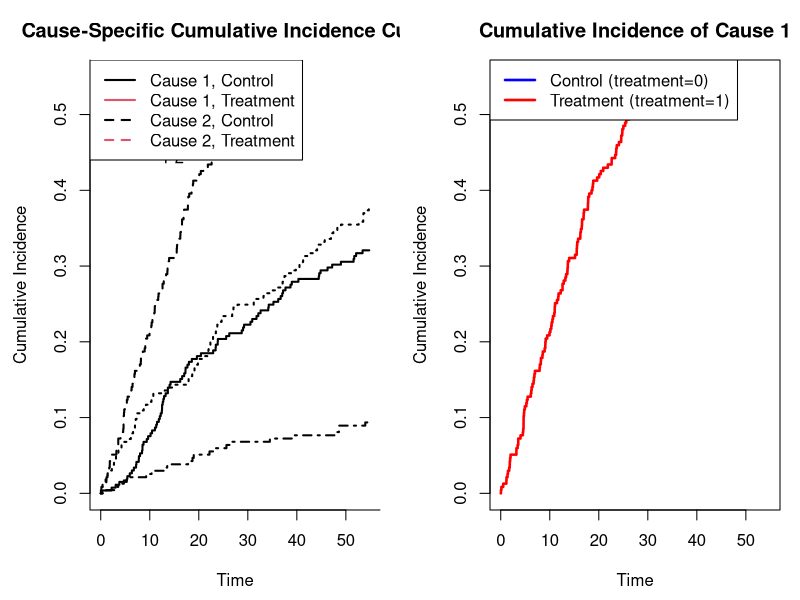

The R source for this figure:
library(survival)
library(cmprsk)

set.seed(42)
n <- 500

# Same simulation as before
treatment <- rbinom(n, 1, 0.5)
age <- rnorm(n, mean = 65, sd = 10)

lambda1 <- 0.010 * exp(0.9 * treatment + 0.015 * (age - 65))
T1 <- rexp(n, rate = lambda1)

lambda2 <- 0.012 * exp(-0.8 * treatment + 0.010 * (age - 65))
T2 <- rexp(n, rate = lambda2)

time <- pmin(T1, T2)
cause <- ifelse(T1 < T2, 1, 2)

tau <- quantile(time, 0.75)
event <- ifelse(time <= tau, cause, 0)
time <- pmin(time, tau)

data <- data.frame(time = time, event = event, treatment = treatment, age = age)

# Estimate cumulative incidence curves for the whole sample, stratified by treatment
cif <- cuminc(data$time, data$event, data$treatment, cencode = 0)

# Create plot
png("competing_risks_comparison.png", width = 1000, height = 400)
par(mfrow = c(1, 2), mar = c(4.5, 4.5, 3, 1))

# Plot 1: Cumulative incidence of cause 1
plot(cif, main = "Cause-Specific Cumulative Incidence Curves",
     lwd = 2, ylim = c(0, 0.55), xlab = "Time", ylab = "Cumulative Incidence")
legend("topleft",
       c("Cause 1, Control", "Cause 1, Treatment",
         "Cause 2, Control", "Cause 2, Treatment"),
       col = c(1, 2, 1, 2), lwd = 2, lty = c(1, 1, 2, 2))

# Plot 2: Focus on cause 1 only by treatment group
plot.new()
plot.window(xlim = c(0, max(data$time)), ylim = c(0, 0.55))
lines(cif$"1 0"$time, cif$"1 0"$est, type = "s", lwd = 2.5, col = "blue", lty = 1)
lines(cif$"1 1"$time, cif$"1 1"$est, type = "s", lwd = 2.5, col = "red", lty = 1)
axis(1); axis(2)
box()
title(main = "Cumulative Incidence of Cause 1",
      xlab = "Time", ylab = "Cumulative Incidence")
legend("topleft",
       c("Control (treatment=0)", "Treatment (treatment=1)"),
       col = c("blue", "red"), lwd = 2.5)

dev.off()

cat("Plot saved to competing_risks_comparison.png\n\n")
cat("KEY OBSERVATION:\n")
cat("The left panel shows both causes: treatment increases cause 1 incidence\n")
cat("but decreases cause 2 (competing) incidence.\n")
cat("The right panel isolates cause 1: the gap shows the cumulative incidence\n")
cat("difference between treatment and control.\n")
